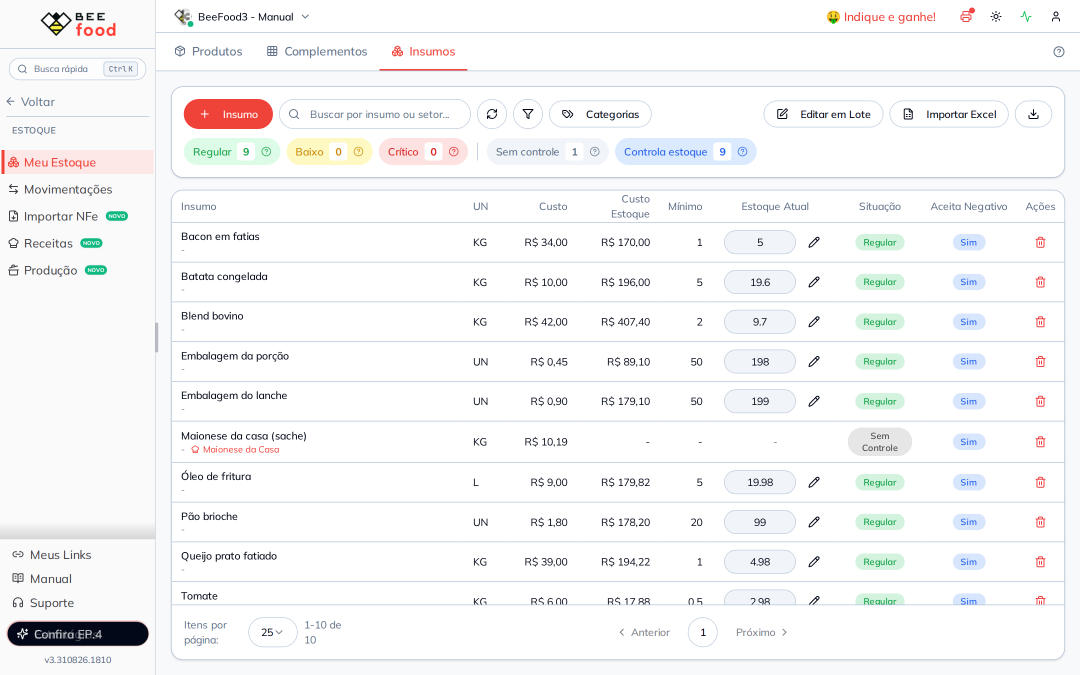
#> input picture manuais/ficha-tecnica/imagens-puras/01-insumos-lista.png, 2160 x 1350 px (shown at 1/2 size); its folder holds 2 pictures in this run
$ python annotate.py
#> lines starting #> are read from the running program, lines starting #| are printed output that depends on the picture
"""Anota screenshots — #72 Ficha Técnica.

Coordenadas em frações (0..1), independentes da resolução.
Rodar dentro da pasta do manual: python annotate.py
"""
import math
import os

from PIL import Image, ImageDraw, ImageFont

SRC = "imagens-puras"
OUT = "imagens-tratadas"
os.makedirs(OUT, exist_ok=True)

GREEN = (22, 150, 78)
WHITE = (255, 255, 255)
A_LINE = 220
A_BADGE = 235
FONT_CANDIDATES = [
    r"C:\Windows\Fonts\arialbd.ttf",
    "/usr/share/fonts/truetype/croscore/Arimo-Bold.ttf",
    "/usr/share/fonts/truetype/dejavu/DejaVuSans-Bold.ttf",
]


def font(sz):
    for c in FONT_CANDIDATES:
        if os.path.exists(c):
            return ImageFont.truetype(c, sz)
    raise RuntimeError("fonte bold nao encontrada")


def draw_arrow(d, x0, y0, x1, y1, w):
    col = GREEN + (A_LINE,)
    d.line([(x0, y0), (x1, y1)], fill=col, width=w)
    ang = math.atan2(y1 - y0, x1 - x0)
    L = w * 3.6
    for s in (0.45, -0.45):
        d.line([(x1, y1), (x1 - L * math.cos(ang - s), y1 - L * math.sin(ang - s))], fill=col, width=w)


def badge(d, cx, cy, r, num, fnt):
    d.ellipse([cx - r - 2, cy - r - 2, cx + r + 2, cy + r + 2], fill=WHITE + (235,))
    d.ellipse([cx - r, cy - r, cx + r, cy + r], fill=GREEN + (A_BADGE,))
    t = str(num)
    bb = d.textbbox((0, 0), t, font=fnt)
    d.text((cx - (bb[2] - bb[0]) / 2 - bb[0], cy - (bb[3] - bb[1]) / 2 - bb[1]), t, fill=WHITE, font=fnt)


def annotate(name, markers):
#> called with name = '01-insumos-lista.png'
    img = Image.open(os.path.join(SRC, name)).convert("RGBA")
    W, H = img.size
#> W = 2160; H = 1350
    overlay = Image.new("RGBA", (W, H), (0, 0, 0, 0))
#> overlay: PIL image 2160x1350 RGBA; every value is 0
    d = ImageDraw.Draw(overlay)
    r = int(W * 0.0125)
#> r = 27
    fnt = font(int(r * 1.2))
    w = max(2, int(W * 0.0022))
#> w = 4
    for (num, tx, ty, bx, by) in markers:
        TX, TY = tx * W, ty * H
        BX, BY = bx * W, by * H
        ang = math.atan2(TY - BY, TX - BX)
        sx = BX + (r + 5) * math.cos(ang)
        sy = BY + (r + 5) * math.sin(ang)
        draw_arrow(d, sx, sy, TX, TY, w)
        badge(d, BX, BY, r, num, fnt)
    Image.alpha_composite(img, overlay).convert("RGB").save(os.path.join(OUT, name))
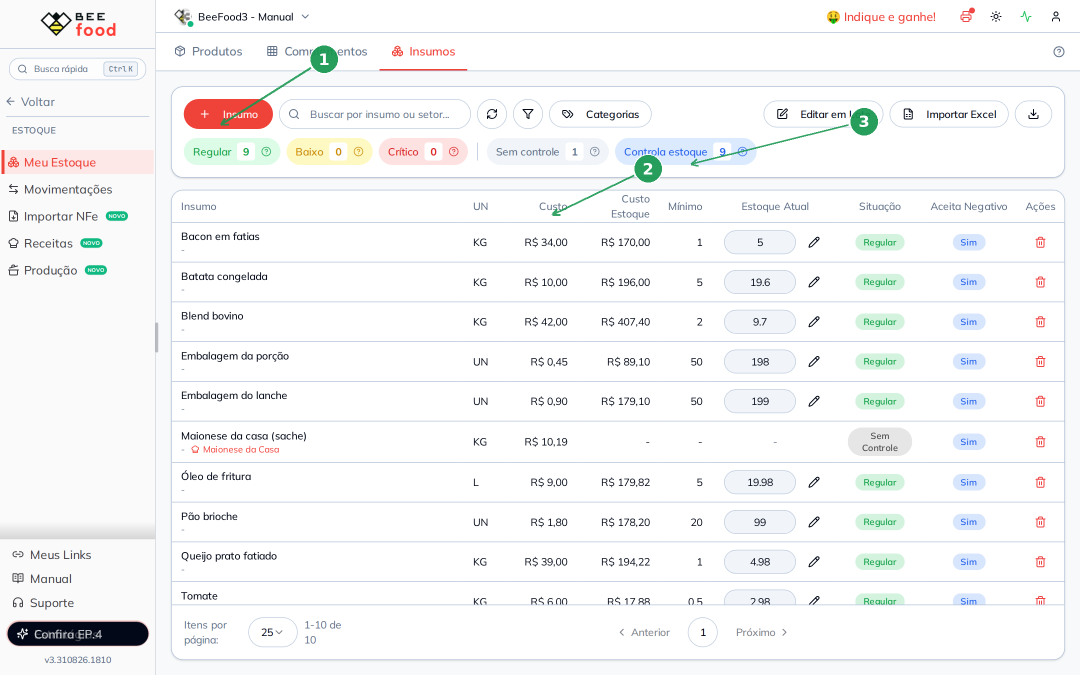
#> saved as 01-insumos-lista.png: PIL image 2160x1350 RGB (shown at 1/2 size); mean R, G, B 245.5, 246.2, 246.6
    print("OK", name, W, H)
#| OK 01-insumos-lista.png 2160 1350


def passthrough(name):
    """Imagem de contexto: entra no manual sem setas."""
    Image.open(os.path.join(SRC, name)).convert("RGB").save(os.path.join(OUT, name))
    print("CTX", name)


# ---------------------------------------------------------------- insumo

annotate("01-insumos-lista.png", [
    (1, 0.205, 0.185, 0.300, 0.088),
    (2, 0.512, 0.318, 0.600, 0.250),
    (3, 0.640, 0.243, 0.800, 0.180),
])

annotate("02-insumo-cadastro.png", [
    (1, 0.222, 0.394, 0.270, 0.320),
    (2, 0.215, 0.518, 0.245, 0.620),
    (3, 0.430, 0.518, 0.480, 0.620),
    (4, 0.610, 0.755, 0.700, 0.690),
])
#> call 2 of annotate, with name = '02-insumo-cadastro.png'
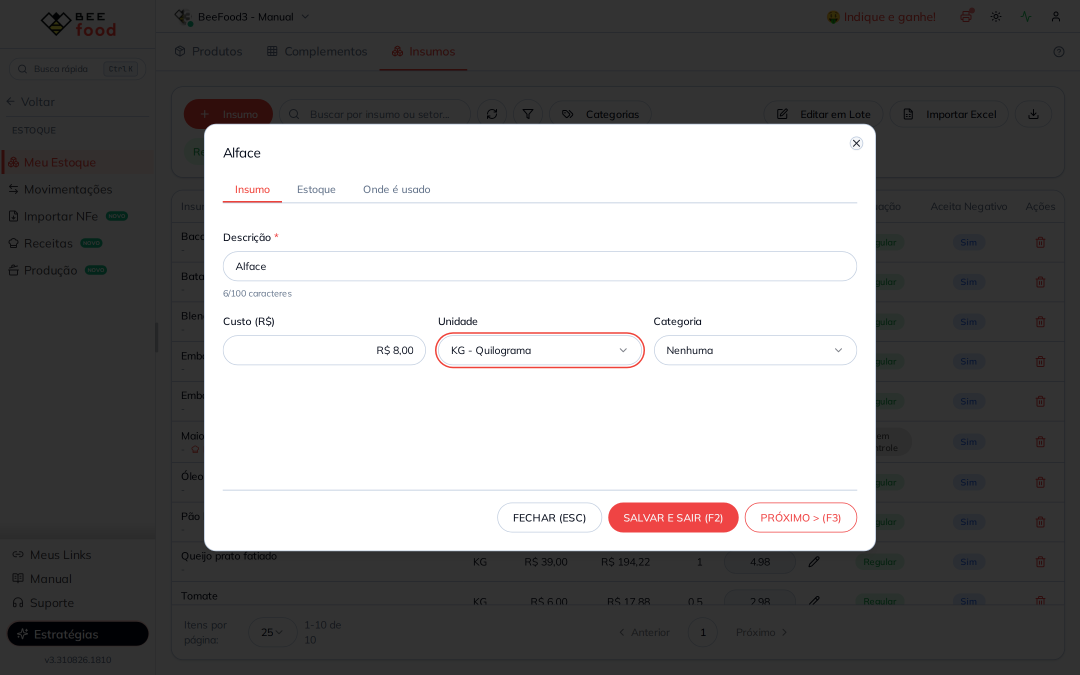
#> input picture manuais/ficha-tecnica/imagens-puras/02-insumo-cadastro.png, 2160 x 1350 px (shown at 1/2 size)
#> in annotate (call 2), `Image.alpha_composite(img, overlay).convert("RGB").save(os.path.join(O..`:
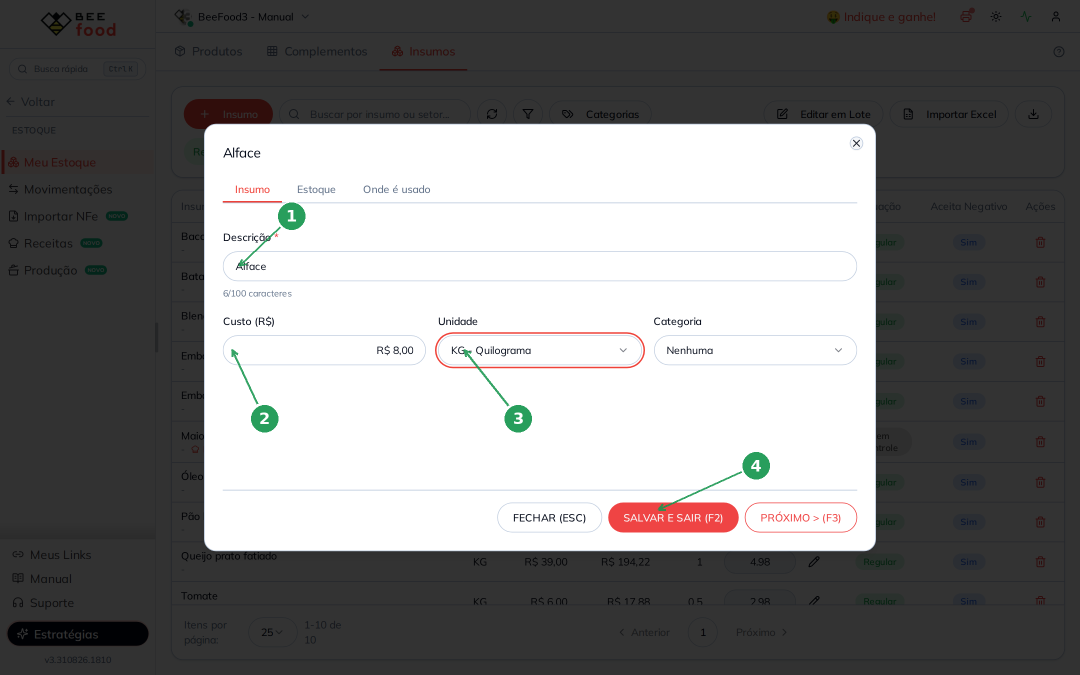
#> saved as 02-insumo-cadastro.png: PIL image 2160x1350 RGB (shown at 1/2 size); mean R, G, B 128.4, 127.8, 127.8
#| OK 02-insumo-cadastro.png 2160 1350

annotate("03-insumo-estoque.png", [
    (1, 0.452, 0.247, 0.410, 0.180),
    (2, 0.220, 0.375, 0.250, 0.460),
    (3, 0.680, 0.375, 0.760, 0.460),
])
#> (the run stopped early here; a loop or call above may not have finished)
